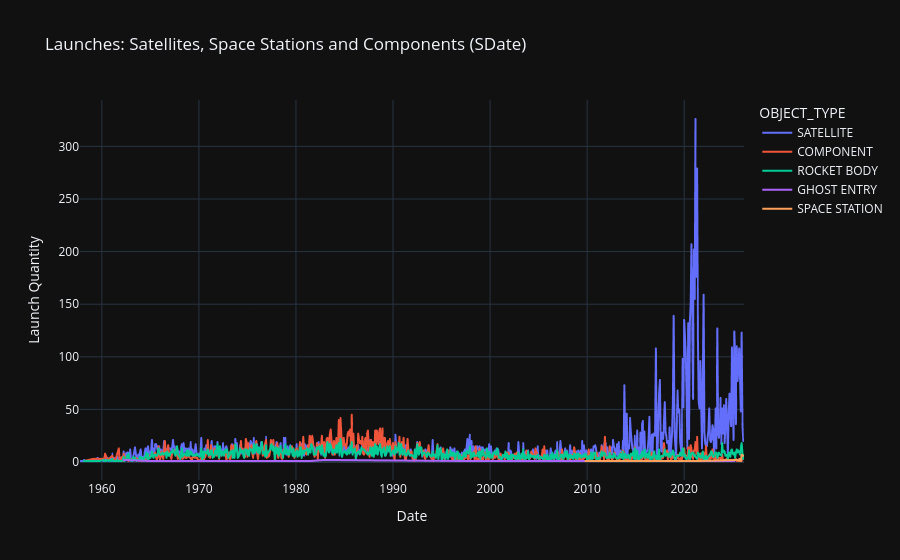
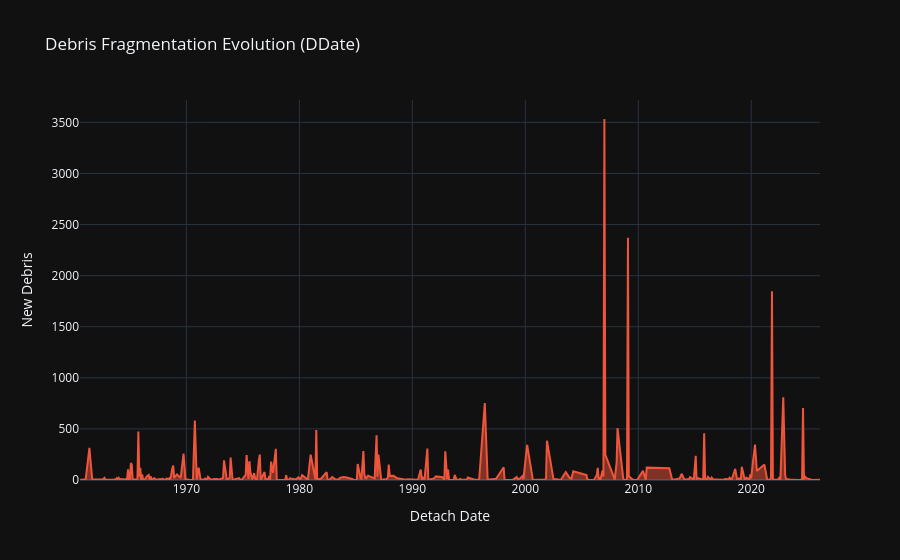
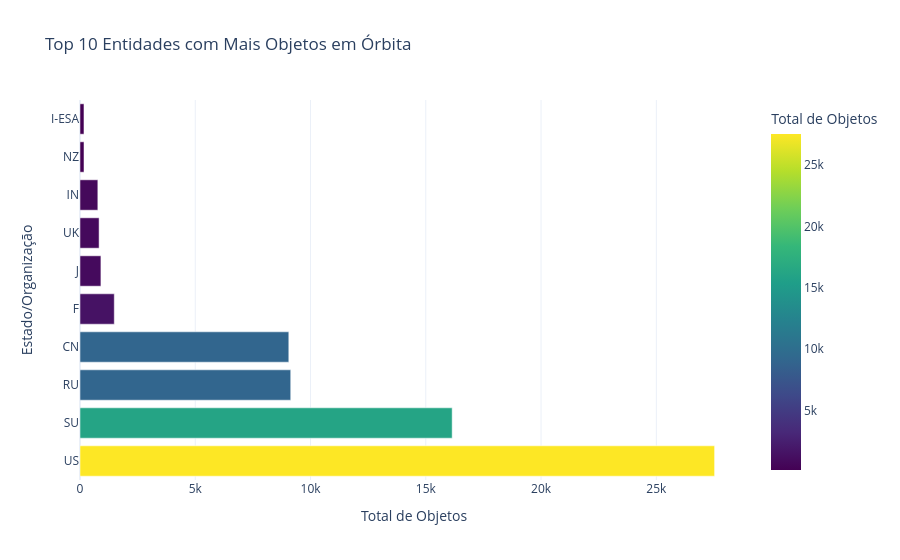
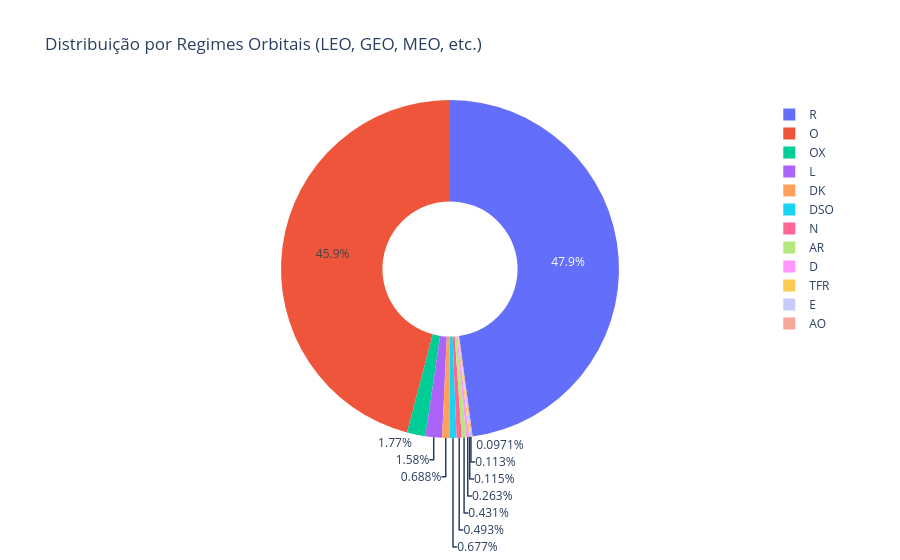

Source (notebook cell) for these figures, in order:
### Code cell
# 1. CARREGAMENTO E LIMPEZA DE DADOS
def load_and_clean_data(file_path):
    # Ler os nomes das colunas da primeira linha (removendo o prefixo #)
    with open(file_path, 'r') as f:
        header = f.readline().lstrip('#').strip().split(',')
    
    # Carregar o dataset saltando a linha de atualização
    df = pd.read_csv(file_path, skiprows=2, names=header, comment='#', low_memory=False)

    # Lógica NAAN: Converter identificadores ausentes ou NAAN para string para evitar erros
    df['NORAD_CAT_ID'] = df['NORAD_CAT_ID'].astype(str).replace('nan', 'NAAN')

    # Conversão de Datas (LAUNCH_DATE)
    # Extraímos os primeiros 10 caracteres para garantir o formato YYYY-MM-DD
    df['LDate_DT'] = pd.to_datetime(df['LAUNCH_DATE'].str.slice(0, 10), errors='coerce')
    df['Year'] = df['LDate_DT'].dt.year

    # Conversão de Numéricos (Remover espaços e converter erros em NaN)
    cols_numeric = ['MASS', 'PERIGEE', 'APOGEE', 'INCLINATION']
    for col in cols_numeric:
        df[col] = pd.to_numeric(df[col], errors='coerce')

    return df

# Carregar os dados
df = load_and_clean_data(f'{path}/merged_dataset_tle.csv')

# --- ANÁLISE EXPLORATÓRIA COM PLOTLY ---

###########################################################
# 1. Evolução Temporal: Lançamentos por Ano e Tipo
###########################################################
df['DECAY_DATE'] = pd.to_datetime(df['DECAY_DATE'], errors='coerce')
df['SEPARATION_DATE'] = pd.to_datetime(df['SEPARATION_DATE'], errors='coerce')

    # We want DECAY_DATE for debris (end of life) and SEPARATION_DATE for active satellites (start of life)
df['Timeline_Date'] = df.apply(
    lambda row: row['DECAY_DATE'] if row['OBJECT_TYPE'] == 'DEBRIS' else row['SEPARATION_DATE'], 
    axis=1
)

df['YearMonth'] = df['SEPARATION_DATE'].dt.to_period('M').dt.to_timestamp()
monthly_data = df.groupby(['YearMonth', 'OBJECT_TYPE']).size().reset_index(name='Count')
monthly_data = monthly_data.sort_values('YearMonth')

    ############################################################
    # Only Active (Satellites, Space Stations, Components)
    ############################################################
df_active = monthly_data[monthly_data['OBJECT_TYPE'] != 'DEBRIS']

fig_active = px.line(df_active, x='YearMonth', y='Count', color='OBJECT_TYPE',
                    title='Launches: Satellites, Space Stations and Components (SDate)',
                    labels={'Count': 'Launch Quantity', 'YearMonth': 'Date'},
                    template='plotly_dark')
fig_active.show()

    ############################################################
    # Only Debris
    ############################################################
df_debris = monthly_data[monthly_data['OBJECT_TYPE'] == 'DEBRIS']

fig_debris = px.area(df_debris, x='YearMonth', y='Count',
                    title='Debris Fragmentation Evolution (DDate)',
                    labels={'Count': 'New Debris', 'YearMonth': 'Detach Date'},
                    color_discrete_sequence=['#ef553b'], # Cor de alerta/perigo
                    template='plotly_dark')
fig_debris.show()
############################################################
# 2. Geopolítica: Top 10 Países/Entidades
############################################################
top_states = df['COUNTRY'].value_counts().head(10).reset_index()
fig2 = px.bar(top_states, x='count', y='COUNTRY', orientation='h',
             title='Top 10 Entidades com Mais Objetos em Órbita',
             labels={'count': 'Total de Objetos', 'COUNTRY': 'Estado/Organização'},
             color='count', color_continuous_scale='Viridis',
             template='plotly_white')
fig2.show()

# 3. Dinâmica Orbital: Distribuição por Regime de Órbita (ORB_STATUS)
orbit_counts = df['ORB_STATUS'].value_counts().head(12).reset_index()
fig3 = px.pie(orbit_counts, values='count', names='ORB_STATUS', 
             title='Distribuição por Regimes Orbitais (LEO, GEO, MEO, etc.)',
             hole=0.4, template='plotly_white')
fig3.show()

# 4. Densidade de Satélites: Altitude vs Inclinação
# Filtramos LEO (Baixa órbita < 2000km) para melhor visualização
leo_df = df[df['PERIGEE'] < 2000].dropna(subset=['INCLINATION', 'PERIGEE'])
fig4 = px.scatter(leo_df.sample(n=min(15000, len(leo_df))), # Amostra para performance
                 x='PERIGEE', y='INCLINATION', color='OBJECT_TYPE',
                 opacity=0.4, size_max=5,
                 title='Densidade em LEO: Altitude de Perigeu vs Inclinação',
                 labels={'PERIGEE': 'Altitude (km)', 'INCLINATION': 'Inclinação (graus)'},
                 template='plotly_dark')
fig4.show()

# 5. Análise de Massa: Evolução do Tamanho dos Objetos
mass_trend = df.groupby('Year')['MASS'].median().reset_index()
fig5 = px.scatter(mass_trend, x='Year', y='MASS', trendline="lowess",
                 title='Evolução da Massa Mediana dos Satélites (Miniaturização vs Grandes Constelações)',
                 labels={'MASS': 'Massa Mediana (kg)'},
                 template='plotly_white')
fig5.show()

# 6. O Fenómeno SpaceX (Análise de Propriedade)
spacex_df = df[df['OWNER'] == 'SPXS'].groupby('Year').size().reset_index(name='Count')
fig6 = px.area(spacex_df, x='Year', y='Count', 
              title='Impacto da SpaceX (Starlink) no Volume de Lançamentos',
              labels={'Count': 'Objetos Lançados pela SpaceX'},
              color_discrete_sequence=['#005288'])
fig6.show()

# MÉTRICA EXTRA: Cálculo de Lifetime (Tempo em órbita)
df['DDate_DT'] = pd.to_datetime(df['DECAY_DATE'].astype(str).str.slice(0, 10), errors='coerce')
df['Lifetime_Days'] = (df['DDate_DT'] - df['LDate_DT']).dt.days

# Visualizar Lifetime para objetos que já reentraram
lifetime_df = df[df['Lifetime_Days'] > 0]
fig7 = px.histogram(lifetime_df, x='Lifetime_Days', nbins=50,
                   title='Distribuição do Tempo de Vida de Objetos que Reentraram',
                   labels={'Lifetime_Days': 'Dias em Órbita'},
                   log_y=True, template='plotly_white')
fig7.show()

### Figure 1 — Plotly figure (JSON) as saved in the notebook; plotly's stock layout.template omitted (floating-point values rounded to 4 significant figures; data arrays with more than 128 entries replaced by an {"elided": "..."} marker saying what was removed)
{"data": [{"hovertemplate": "OBJECT_TYPE=SATELLITE<br>Date=%{x}<br>Launch Quantity=%{y}<extra></extra>", "legendgroup": "SATELLITE", "line": {"color": "#636efa", "dash": "solid"}, "marker": {"symbol": "circle"}, "mode": "lines", "name": "SATELLITE", "showlegend": true, "type": "scattergl", "x": {"elided": "807 str values"}, "xaxis": "x", "y": {"elided": "807 int values"}, "yaxis": "y"}, {"hovertemplate": "OBJECT_TYPE=COMPONENT<br>Date=%{x}<br>Launch Quantity=%{y}<extra></extra>", "legendgroup": "COMPONENT", "line": {"color": "#EF553B", "dash": "solid"}, "marker": {"symbol": "circle"}, "mode": "lines", "name": "COMPONENT", "showlegend": true, "type": "scattergl", "x": {"elided": "744 str values"}, "xaxis": "x", "y": {"elided": "744 int values"}, "yaxis": "y"}, {"hovertemplate": "OBJECT_TYPE=ROCKET BODY<br>Date=%{x}<br>Launch Quantity=%{y}<extra></extra>", "legendgroup": "ROCKET BODY", "line": {"color": "#00cc96", "dash": "solid"}, "marker": {"symbol": "circle"}, "mode": "lines", "name": "ROCKET BODY", "showlegend": true, "type": "scattergl", "x": {"elided": "790 str values"}, "xaxis": "x", "y": {"elided": "790 int values"}, "yaxis": "y"}, {"hovertemplate": "OBJECT_TYPE=GHOST ENTRY<br>Date=%{x}<br>Launch Quantity=%{y}<extra></extra>", "legendgroup": "GHOST ENTRY", "line": {"color": "#ab63fa", "dash": "solid"}, "marker": {"symbol": "circle"}, "mode": "lines", "name": "GHOST ENTRY", "showlegend": true, "type": "scattergl", "x": ["1962-04-01T00:00:00.000000", "1964-12-01T00:00:00.000000", "1976-10-01T00:00:00.000000", "1979-12-01T00:00:00.000000", "1981-07-01T00:00:00.000000", "1982-12-01T00:00:00.000000", "1997-06-01T00:00:00.000000", "2019-12-01T00:00:00.000000", "2024-12-01T00:00:00.000000", "2025-03-01T00:00:00.000000"], "xaxis": "x", "y": [2, 1, 1, 1, 1, 2, 1, 1, 1, 1], "yaxis": "y"}, {"hovertemplate": "OBJECT_TYPE=SPACE STATION<br>Date=%{x}<br>Launch Quantity=%{y}<extra></extra>", "legendgroup": "SPACE STATION", "line": {"color": "#FFA15A", "dash": "solid"}, "marker": {"symbol": "circle"}, "mode": "lines", "name": "SPACE STATION", "showlegend": true, "type": "scattergl", "x": ["2009-11-01T00:00:00.000000", "2013-11-01T00:00:00.000000", "2020-05-01T00:00:00.000000", "2021-04-01T00:00:00.000000", "2021-07-01T00:00:00.000000", "2025-07-01T00:00:00.000000", "2025-09-01T00:00:00.000000", "2025-10-01T00:00:00.000000", "2025-11-01T00:00:00.000000", "2025-12-01T00:00:00.000000", "2026-02-01T00:00:00.000000"], "xaxis": "x", "y": [1, 1, 1, 1, 1, 2, 1, 3, 1, 7, 6], "yaxis": "y"}], "layout": {"legend": {"title": {"text": "OBJECT_TYPE"}, "tracegroupgap": 0}, "title": {"text": "Launches: Satellites, Space Stations and Components (SDate)"}, "xaxis": {"anchor": "y", "domain": [0, 1], "title": {"text": "Date"}}, "yaxis": {"anchor": "x", "domain": [0, 1], "title": {"text": "Launch Quantity"}}}}

### Figure 2 — Plotly figure (JSON) as saved in the notebook; plotly's stock layout.template omitted (floating-point values rounded to 4 significant figures; data arrays with more than 128 entries replaced by an {"elided": "..."} marker saying what was removed)
{"data": [{"fillpattern": {"shape": ""}, "hovertemplate": "Detach Date=%{x}<br>New Debris=%{y}<extra></extra>", "legendgroup": "", "line": {"color": "#ef553b"}, "marker": {"symbol": "circle"}, "mode": "lines", "name": "", "orientation": "v", "showlegend": false, "stackgroup": "1", "type": "scatter", "x": {"elided": "337 str values"}, "xaxis": "x", "y": {"elided": "337 int values"}, "yaxis": "y"}], "layout": {"legend": {"tracegroupgap": 0}, "title": {"text": "Debris Fragmentation Evolution (DDate)"}, "xaxis": {"anchor": "y", "domain": [0, 1], "title": {"text": "Detach Date"}}, "yaxis": {"anchor": "x", "domain": [0, 1], "title": {"text": "New Debris"}}}}

### Figure 3 — Plotly figure (JSON) as saved in the notebook; plotly's stock layout.template omitted (floating-point values rounded to 4 significant figures)
{"data": [{"hovertemplate": "Total de Objetos=%{marker.color}<br>Estado/Organização=%{y}<extra></extra>", "legendgroup": "", "marker": {"color": [27528, 16144, 9141, 9058, 1487, 907, 828, 774, 173, 172], "coloraxis": "coloraxis", "pattern": {"shape": ""}}, "name": "", "orientation": "h", "showlegend": false, "textposition": "auto", "type": "bar", "x": [27528, 16144, 9141, 9058, 1487, 907, 828, 774, 173, 172], "xaxis": "x", "y": ["US", "SU", "RU", "CN", "F", "J", "UK", "IN", "NZ", "I-ESA"], "yaxis": "y"}], "layout": {"barmode": "relative", "coloraxis": {"colorbar": {"title": {"text": "Total de Objetos"}}, "colorscale": [[0, "#440154"], [0.1111, "#482878"], [0.2222, "#3e4989"], [0.3333, "#31688e"], [0.4444, "#26828e"], [0.5556, "#1f9e89"], [0.6667, "#35b779"], [0.7778, "#6ece58"], [0.8889, "#b5de2b"], [1, "#fde725"]]}, "legend": {"tracegroupgap": 0}, "title": {"text": "Top 10 Entidades com Mais Objetos em Órbita"}, "xaxis": {"anchor": "y", "domain": [0, 1], "title": {"text": "Total de Objetos"}}, "yaxis": {"anchor": "x", "domain": [0, 1], "title": {"text": "Estado/Organização"}}}}

### Figure 4 — Plotly figure (JSON) as saved in the notebook; plotly's stock layout.template omitted (floating-point values rounded to 4 significant figures)
{"data": [{"domain": {"x": [0, 1], "y": [0, 1]}, "hole": 0.4, "hovertemplate": "ORB_STATUS=%{label}<br>count=%{value}<extra></extra>", "labels": ["R", "O", "OX", "L", "DK", "DSO", "N", "AR", "D", "TFR", "E", "AO"], "legendgroup": "", "name": "", "showlegend": true, "type": "pie", "values": [32542, 31206, 1204, 1074, 468, 460, 335, 293, 179, 78, 77, 66]}], "layout": {"legend": {"tracegroupgap": 0}, "title": {"text": "Distribuição por Regimes Orbitais (LEO, GEO, MEO, etc.)"}}}
